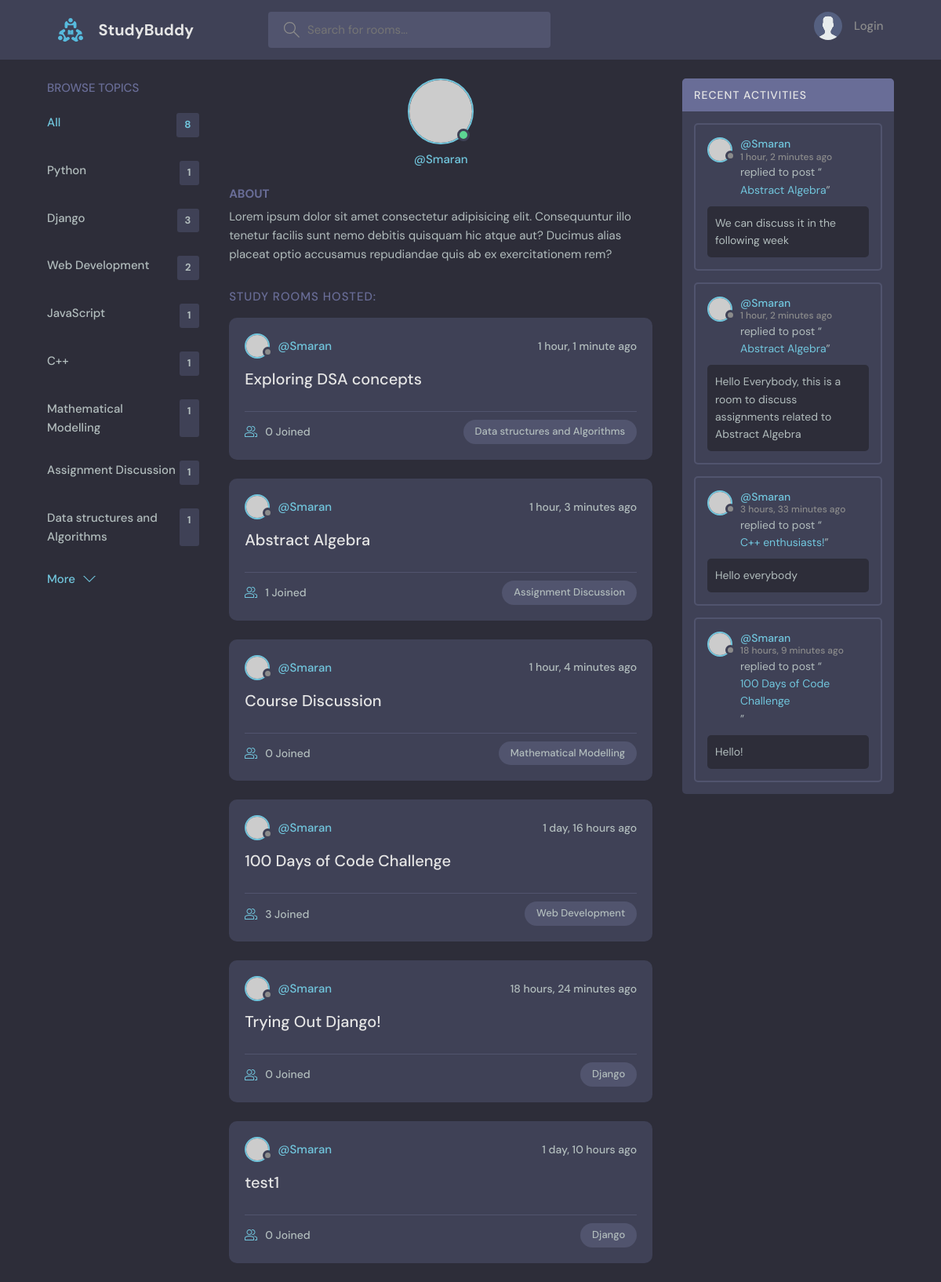
Page /profile/1/ on the committed database.
### base/models.py (models this page shows, shortened)
class Topic(models.Model):
    name = models.CharField(max_length=200)

class Room(models.Model):
    host  = models.ForeignKey(User, on_delete = models.SET_NULL, null=True)
    topic = models.ForeignKey(Topic, on_delete = models.SET_NULL, null=True)
    name = models.CharField(max_length=200)
    description = models.TextField(null = True, blank=True)
    participants = models.ManyToManyField(User, related_name='participants', blank=True)
    updated = models.DateTimeField(auto_now = True)
    created = models.DateTimeField(auto_now_add=True)
    class Meta:
        ordering = ['-updated', '-created']
    def __str__(self):
        return self.name

class Message(models.Model):
    user = models.ForeignKey(User, on_delete = CASCADE)
    room = models.ForeignKey(Room, on_delete = models.CASCADE)
    body = models.TextField()
    updated = models.DateTimeField(auto_now = True)
    created = models.DateTimeField(auto_now_add=True)
    class Meta:
        ordering = ['-updated', '-created']

### base/views.py (the view)
# urls.py: path('profile/<str:pk>/', views.userProfile, name="user-profile"),
def userProfile(request, pk):
    user = User.objects.get(id=pk)
    rooms = user.room_set.all()
    room_messages = user.message_set.all()
    topics = Topic.objects.all()
    context = {'user':user, 'rooms': rooms, 'room_messages': room_messages, 'topics': topics}
    return render(request, 'base/profile.html', context)

### base/templates/base/profile.html (shortened to what this page needs)
{% extends 'main.html' %}
{% block content %}
  <main class="profile-page layout layout--3">
    <div class="container">
      {% include 'base/topics_component.html' %}
      <div class="roomList">
        <div class="profile">
          <div class="profile__avatar">
            <div class="avatar avatar--large active">
              <img src="https://randomuser.me/api/portraits/men/11.jpg" />
            </div>
          </div>
          <div class="profile__info">
            <p>@{{user.username}}</p>
          </div>
          <div class="profile__about">
            <h3>About</h3>
            <p>
              Lorem ipsum dolor sit amet consectetur adipisicing elit. Consequuntur illo tenetur
              facilis sunt nemo debitis quisquam hic atque aut? Ducimus alias placeat optio
              accusamus repudiandae quis ab ex exercitationem rem?
            </p>
          </div>
        </div>
        <div class="roomList__header">
          <div>
            <h2>Study Rooms Hosted:</a>
            </h2>
          </div>
        </div>
        {% include 'base/field_component.html' %}
      </div>
      {% include 'base/activity_component.html' %}
    </div>
  </main>
{% endblock content %}

### templates/main.html (shortened to what this page needs)
<!DOCTYPE html>
{% load static %}
<html lang="en">
  <head>
    <link rel="stylesheet" href="{% static 'styles/style.css' %}" />
  </head>
  <body>
    {% include 'navbar.html' %}
    {% block content %}
    {% endblock %}
  </body>
</html>

### templates/navbar.html (shortened to what this page needs)
{% load static %}
<header class="header header--loggedIn">
    <div class="container">
      <a href="{% url 'home' %}" class="header__logo">
        <img src="{% static 'images/logo.svg' %}" />
        <h1>StudyBuddy</h1>
      </a>
      <form class="header__search" method="GET" action="{% url 'home' %}">
        <label>
          <input name="q" placeholder="Search for rooms..." />
        </label>
      </form>
      <nav class="header__menu">
        {% if request.user.is_authenticated %}
        <div class="header__user">
          <a href="{% url 'update-user' %}">
            <div class="avatar avatar--medium active">
              <img src="https://randomuser.me/api/portraits/men/37.jpg" />
            </div>
            <p>{{request.user.username}}<span>@{{request.user.username}}</span></p>
          </a>
          <button class="dropdown-button">
            <svg version="1.1" xmlns="http://www.w3.org/2000/svg" width="32" height="32" viewBox="0 0 32 32">
              <title>chevron-down</title>
              <path d="M16 21l-13-13h-3l16 16 16-16h-3l-13 13z"></path>
            </svg>
          </button>
        </div>
        {% else %}
        <a href="{% url 'login' %}">
          <img src="{% static 'images/avatar.svg' %}" />
          <p>Login</p>
        </a>
        {% endif %}
      </nav>
    </div>
  </header>

### base/templates/base/topics_component.html
    <div class="topics">
    <div class="topics__header">
      <h2>Browse Topics</h2>
    </div>
    <ul class="topics__list">
      <li>
        <a href="{% url 'home' %}" class="active">All <span>{{topics.count}}</span></a>
      </li>
      {% for topic in topics %}
      <li>
        <a href="{% url 'home' %}?q={{topic.name}}">{{topic.name}}<span>{{topic.room_set.all.count}}</span></a>
      </li>
      {% endfor %}
    </ul>
    <a class="btn btn--link" href="{% url 'topics' %}">
      More
      <svg version="1.1" xmlns="http://www.w3.org/2000/svg" width="32" height="32" viewBox="0 0 32 32">
        <title>chevron-down</title>
        <path d="M16 21l-13-13h-3l16 16 16-16h-3l-13 13z"></path>
      </svg>
    </a>
  </div>

### base/templates/base/field_component.html (shortened to what this page needs)
{% for room in rooms %}
<div class="roomListRoom">
    <div class="roomListRoom__header">
      <a href="{% url 'user-profile' room.host.id %}" class="roomListRoom__author">
        <div class="avatar avatar--small">
          <img src="https://randomuser.me/api/portraits/women/11.jpg" />
        </div>
        <span>@{{room.host.username}}</span>
      </a>
      <div class="roomListRoom__actions">
        <span>{{room.created|timesince}} ago</span>
      </div>
    </div>
    <div class="roomListRoom__content">
      <a href="{% url 'room' room.id %}">{{room.name}}</a>
    </div>
    <div class="roomListRoom__meta">
      <a href="{% url 'room' room.id %}" class="roomListRoom__joined">
        {{room.participants.all.count}} Joined
      </a>
      <p class="roomListRoom__topic">{{room.topic.name}}</p>
    </div>
  </div>
{% endfor %}

### base/templates/base/activity_component.html (shortened to what this page needs)
<div class="activities">
    <div class="activities__header">
      <h2>Recent Activities</h2>
    </div>
    {% for message in room_messages %}
    <div class="activities__box">
      <div class="activities__boxHeader roomListRoom__header">
        <a href="{% url 'user-profile' message.user.id %}" class="roomListRoom__author">
          <div class="avatar avatar--small">
            <img src="https://randomuser.me/api/portraits/women/11.jpg" />
          </div>
          <p>
            @{{message.user.username}}
            <span>{{message.created|timesince}} ago</span>
          </p>
        </a>
      </div>
      <div class="activities__boxContent">
        <p>replied to post “<a href="{% url 'room' message.room.id %}">{{message.room}}</a>”</p>
        <div class="activities__boxRoomContent">
          {{message.body}}
        </div>
      </div>
    </div>
    {% endfor %}
  </div>

### rows in the picture
Topic: name "Python", room_set.all.count "1"
Topic: name "Django", room_set.all.count "3"
Topic: name "Web Development", room_set.all.count "2"
Topic: name "JavaScript", room_set.all.count "1"
Topic: name "C++", room_set.all.count "1"
Topic: name "Mathematical Modelling", room_set.all.count "1"
Topic: name "Assignment Discussion", room_set.all.count "1"
Topic: name "Data structures and Algorithms", room_set.all.count "1"
Room: host.username "Smaran", created "1 hour, 1 minute", name "Exploring DSA concepts", participants.all.count "0", topic.name "Data structures and Algorithms"
Room: host.username "Smaran", created "1 hour, 3 minutes", name "Abstract Algebra", participants.all.count "1", topic.name "Assignment Discussion"
Room: host.username "Smaran", created "1 hour, 4 minutes", name "Course Discussion", participants.all.count "0", topic.name "Mathematical Modelling"
Room: host.username "Smaran", created "1 day, 16 hours", name "100 Days of Code Challenge", participants.all.count "3", topic.name "Web Development"
Room: host.username "Smaran", created "18 hours, 24 minutes", name "Trying Out Django!", participants.all.count "0", topic.name "Django"
Room: host.username "Smaran", created "1 day, 10 hours", name "test1", participants.all.count "0", topic.name "Django"
Message: user.username "Smaran", created "1 hour, 2 minutes", room "Abstract Algebra", body "We can discuss it in the following week"
Message: user.username "Smaran", created "1 hour, 2 minutes", room "Abstract Algebra", body "Hello Everybody, this is a room to discuss assignments related to Abstract Algebra"
Message: user.username "Smaran", created "3 hours, 33 minutes", room "C++ enthusiasts!", body "Hello everybody"
Message: user.username "Smaran", created "18 hours, 9 minutes", room "100 Days of Code Challenge", body "Hello!"

### other values in the picture
{{ topics.count }} "8"
{{ user.username }} "Smaran"
